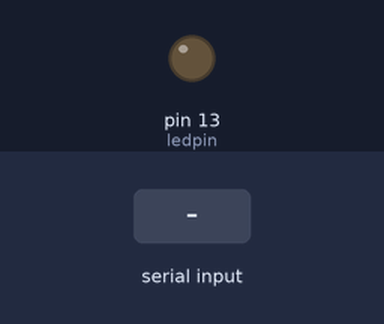
The sketch below on a simulated Arduino Uno, built with avr-gcc and run on an emulated ATmega328P. Shown: output pins drawn as LEDs (lit = HIGH). The test bench sets the inputs (shaded band). Pins used as bus, display or sensor lines are not drawn; what the sketch prints to the serial monitor is not drawn.

Above: at 1.2 s.
1.3 s: "90,45\n" received over Serial
Timing chart, 0 to 4.3 s (numbered marks = the images above; inputs shaded):
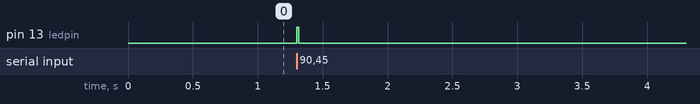

Measured:
- after the input at 1.3 s, pin 13 (ledpin): LOW → HIGH at once, → LOW 0.01 s later

The sketch:

Code_CurrentSwitchOn.ino
```cpp
#define PinRelay 1
#define ledpin 13


unsigned long tTotal;
unsigned long t_old = millis();
bool switchFlag = false;
int timeOn = 5000;  // Miliseconds


String inputString = "";
int inVal = 0;


void setup() {
  Serial.begin(9600);
  pinMode(PinRelay, OUTPUT);
  pinMode(ledpin, OUTPUT);
  Serial.setTimeout(1);
}


void loop() {

  while (Serial.available() == false) {
    tTotal = millis();

    if ((tTotal - t_old) > timeOn) {
      switchOff();
    };
  }

  inputString = Serial.readStringUntil('\n');
  inVal = inputString.toInt();

  if (inVal > 1000) {
    timeOn = inVal;
  } else {
    timeOn = 10000;
  }

  if (inVal >= 1) {
    // Gradient relay control
    t_old = millis();
    switchOn();

  } else {
    Serial.flush();
    switchOff();
  }
}


void switchOn() {
  digitalWrite(PinRelay, HIGH);
  digitalWrite(ledpin, HIGH);
  Serial.println("Relay HIGH");
}


void switchOff() {

  digitalWrite(PinRelay, LOW);
  digitalWrite(ledpin, LOW);
  Serial.println("Relay LOW");
}
```
